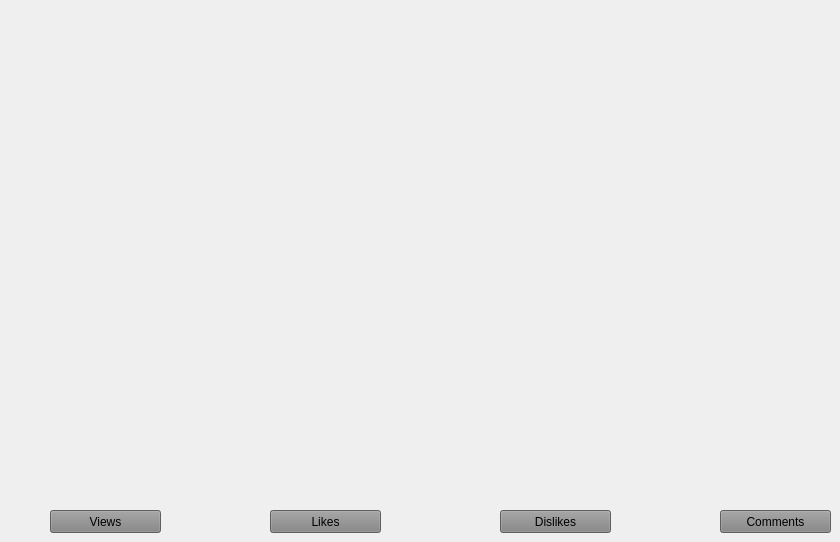
        <widget class="QWidget" name="days_us_page">
         <widget class="QPushButton" name="days_us_views">
          <property name="geometry">
           <rect>
            <x>50</x>
            <y>510</y>
            <width>111</width>
            <height>23</height>
           </rect>
          </property>
          <property name="styleSheet">
           <string notr="true">background-color: rgb(131, 131, 131);</string>
          </property>
          <property name="text">
           <string>Views</string>
          </property>
         </widget>
         <widget class="QPushButton" name="days_us_likes">
          <property name="geometry">
           <rect>
            <x>270</x>
            <y>510</y>
            <width>111</width>
            <height>23</height>
           </rect>
          </property>
          <property name="styleSheet">
           <string notr="true">background-color: rgb(131, 131, 131);</string>
          </property>
          <property name="text">
           <string>Likes</string>
          </property>
         </widget>
         <widget class="QPushButton" name="days_us_dislikes">
          <property name="geometry">
           <rect>
            <x>500</x>
            <y>510</y>
            <width>111</width>
            <height>23</height>
           </rect>
          </property>
          <property name="styleSheet">
           <string notr="true">background-color: rgb(131, 131, 131);</string>
          </property>
          <property name="text">
           <string>Dislikes</string>
          </property>
         </widget>
         <widget class="QPushButton" name="days_us_comments">
          <property name="geometry">
           <rect>
            <x>720</x>
            <y>510</y>
            <width>111</width>
            <height>23</height>
           </rect>
          </property>
          <property name="styleSheet">
           <string notr="true">background-color: rgb(131, 131, 131);</string>
          </property>
          <property name="text">
           <string>Comments</string>
          </property>
         </widget>
        </widget>
